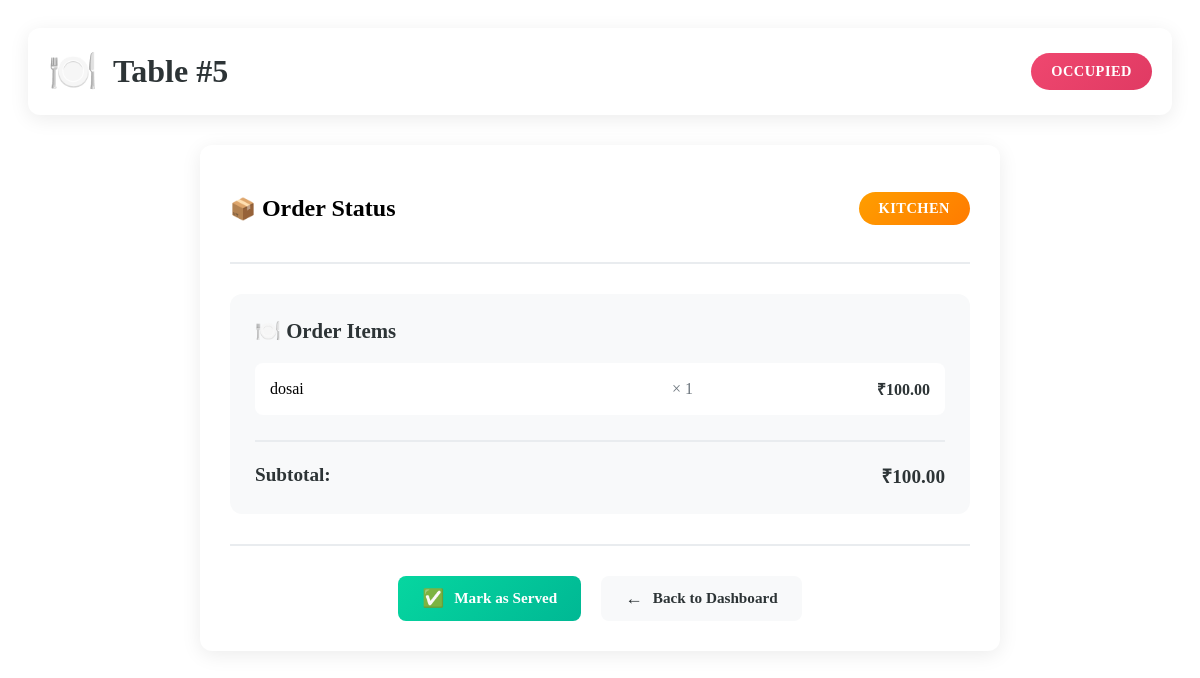
/table/5/ (signed in), run on the app's committed database.
### dining/models.py (models this page shows, shortened)
class Table(models.Model):
    STATUS = [
        ('available', 'Available'),
        ('occupied', 'Occupied'),
        ('bill_requested', 'Bill Requested'),
        ('closed', 'Closed'),
    ]
    table_number = models.IntegerField(unique=True)
    capacity = models.IntegerField()
    status = models.CharField(max_length=20, choices=STATUS, default='available')

class Order(models.Model):
    STATUS = [
        ('placed', 'Placed'),
        ('kitchen', 'In Kitchen'),
        ('served', 'Served'),
        ('completed', 'Completed'),
    ]
    table = models.ForeignKey(Table, on_delete=models.CASCADE)
    status = models.CharField(max_length=20, choices=STATUS, default='placed')
    created_by = models.ForeignKey(User, on_delete=models.SET_NULL, null=True)
    created_at = models.DateTimeField(auto_now_add=True)
    def order_total(self):
        return sum(item.total() for item in self.items.all())

class OrderItem(models.Model):
    order = models.ForeignKey(Order, related_name='items', on_delete=models.CASCADE)
    menu_item = models.ForeignKey(MenuItem, on_delete=models.CASCADE, null=True, blank=True)
    custom_name = models.CharField(max_length=100, blank=True, null=True)
    price = models.DecimalField(max_digits=8, decimal_places=2, default=0)
    quantity = models.IntegerField()
    def total(self):
        if self.menu_item:
            return self.menu_item.price * self.quantity
        else:
            return self.price * self.quantity

class MenuItem(models.Model):
    CATEGORY = [
        ('starter', 'Starter'),
        ('main', 'Main'),
        ('drink', 'Drink'),
        ('dessert', 'Dessert'),
    ]
    name = models.CharField(max_length=100)
    category = models.CharField(max_length=20, choices=CATEGORY)
    price = models.DecimalField(max_digits=8, decimal_places=2)
    is_available = models.BooleanField(default=True)

### dining/views.py (the view, shortened to what this page needs)
# urls.py: path('table/<int:table_id>/', table_detail),
@login_required
def table_detail(request, table_id):
    table = get_object_or_404(Table, id=table_id)
    menu = MenuItem.objects.filter(is_available=True)
    order = Order.objects.filter(table=table).last()
    return render(request, 'dining/table_detail.html', {
        'table': table,
        'menu': menu,
        'order': order
    })

### dining/templates/dining/table_detail.html (shortened to what this page needs)
<div class="table-management-container">
    <div class="table-header">
        <div class="table-number-display">
            <span class="table-icon">🍽️</span>
            <h1>Table #{{ table.table_number }}</h1>
        </div>
        <div class="table-status-badge {{ table.status }}">
            {{ table.get_status_display }}
        </div>
    </div>
    {% if table.status == 'available' %}
    <div class="order-placement-section">
        <form method="post" class="order-form">
            {% csrf_token %}
            <div class="menu-section">
                <div class="section-header">
                    <h2><span class="section-icon">📋</span> Menu Items</h2>
                    <p class="section-subtitle">Select items from our menu</p>
                </div>
                <div class="menu-items-grid">
                    {% for item in menu %}
                    <div class="menu-item-card">
                        <div class="menu-item-info">
                            <h3>{{ item.name }}</h3>
                            <p class="item-category">{{ item.category }}</p>
                            <p class="item-price">₹{{ item.price }}</p>
                        </div>
                        <div class="quantity-selector">
                            <button type="button" class="qty-btn minus" onclick="decrementQuantity(this)">−</button>
                            <input type="number" name="menu_{{ item.id }}" value="0" min="0" class="qty-input" readonly>
                            <button type="button" class="qty-btn plus" onclick="incrementQuantity(this)">+</button>
                        </div>
                    </div>
                    {% endfor %}
                </div>
            </div>
            <div class="custom-items-section">
                <div class="section-header">
                    <h2><span class="section-icon">✨</span> Custom Items</h2>
                    <p class="section-subtitle">Add items not on the menu</p>
                </div>
                <div id="custom-items-container">
                </div>
                <div class="add-custom-item-btn">
                    <button type="button" class="btn-secondary" onclick="addCustomItem()">
                        <span class="btn-icon">➕</span> Add Custom Item
                    </button>
                </div>
            </div>
            <div class="submit-section">
                <button type="submit" class="btn-primary btn-large">
                    <span class="btn-icon">📤</span> Place Order
                </button>
                <a href="/" class="btn-back">
                    <span class="btn-icon">←</span> Back to Dashboard
                </a>
            </div>
        </form>
    </div>
    {% else %}
    <div class="order-management-section">
        <div class="status-card">
            <div class="status-header">
                <h2><span class="section-icon">📦</span> Order Status</h2>
                <div class="status-indicator {{ order.status }}">
                    {{ order.status|title }}
                </div>
            </div>
            <div class="order-items-card">
                <h3><span class="section-icon">🍽️</span> Order Items</h3>
                <div class="order-items-list">
                    {% for i in order.items.all %}
                    <div class="order-item">
                        <div class="item-name">{{ i.menu_item.name }}</div>
                        <div class="item-quantity">× {{ i.quantity }}</div>
                        <div class="item-total">₹{{ i.total }}</div>
                    </div>
                    {% endfor %}
                </div>
                <div class="order-total">
                    <div class="total-label">Subtotal:</div>
                    <div class="total-amount">₹{{ order.order_total }}</div>
                </div>
            </div>
            <div class="action-buttons">
                {% if order.status == 'placed' %}
                <a href="/order/status/{{ order.id }}/kitchen/" class="btn-action btn-kitchen">
                    <span class="btn-icon">🍳</span> Send to Kitchen
                </a>
                {% elif order.status == 'kitchen' %}
                <a href="/order/status/{{ order.id }}/served/" class="btn-action btn-served">
                    <span class="btn-icon">✅</span> Mark as Served
                </a>
                {% elif order.status == 'served' %}
                <a href="/bill/generate/{{ order.id }}/" class="btn-action btn-bill">
                    <span class="btn-icon">🧾</span> Generate Bill
                </a>
                {% endif %}
                <a href="/" class="btn-back">
                    <span class="btn-icon">←</span> Back to Dashboard
                </a>
            </div>
        </div>
    </div>
    {% endif %}
</div>

### dining/templates/dining/table_detail.html (style rules this page uses)
.table-management-container { max-width: 1200px; margin: 0 auto; padding: 20px; }
.table-header { display: flex; justify-content: space-between; align-items: center; margin-bottom: 30px; padding: 20px; background: var(--card-bg); border-radius: var(--radius); box-shadow: var(--shadow); }
.table-number-display { display: flex; align-items: center; gap: 15px; }
.table-icon { font-size: 2.5rem; animation: pulse 2s infinite; }
.table-header h1 { margin: 0; color: var(--dark-color); font-size: 2rem; }
.table-status-badge { padding: 10px 20px; border-radius: 50px; color: white; font-weight: 600; font-size: 0.9rem; text-transform: uppercase; letter-spacing: 0.5px; }
.table-status-badge.occupied { background: linear-gradient(135deg, var(--danger-color), #e03a63); }
.section-icon { font-size: 1.3rem; }
.btn-primary, .btn-secondary, .btn-action, .btn-back { display: inline-flex; align-items: center; gap: 10px; padding: 12px 24px; border-radius: 8px; font-weight: 600; text-decoration: none; cursor: pointer; transition: var(--transition); border: none; font-size: 0.95rem; }
.btn-action { color: white; text-decoration: none; }
.btn-served { background: linear-gradient(135deg, var(--success-color), #00b894); }
.btn-back { background: var(--light-color); color: var(--dark-color); }
.btn-icon { font-size: 1.1rem; }
.order-management-section { max-width: 800px; margin: 0 auto; }
.status-card { background: var(--card-bg); border-radius: var(--radius); padding: 30px; box-shadow: var(--shadow); }
.status-header { display: flex; justify-content: space-between; align-items: center; margin-bottom: 30px; padding-bottom: 20px; border-bottom: 2px solid var(--border-color); }
.status-indicator { padding: 8px 20px; border-radius: 50px; color: white; font-weight: 600; text-transform: uppercase; letter-spacing: 0.5px; font-size: 0.9rem; }
.status-indicator.kitchen { background: linear-gradient(135deg, #ff9e00, #ff7b00); }
.order-items-card { background: var(--light-color); border-radius: var(--radius); padding: 25px; margin-bottom: 30px; }
.order-items-card h3 { margin: 0 0 20px 0; color: var(--dark-color); font-size: 1.3rem; }
.order-items-list { margin-bottom: 25px; }
.order-item { display: flex; justify-content: space-between; align-items: center; padding: 15px; margin-bottom: 10px; background: white; border-radius: 8px; transition: var(--transition); }
.item-name { flex: 2; font-weight: 500; }
.item-quantity { flex: 1; text-align: center; color: #6c757d; }
.item-total { flex: 1; text-align: right; font-weight: 600; color: var(--dark-color); }
.order-total { display: flex; justify-content: space-between; align-items: center; padding-top: 20px; border-top: 2px solid var(--border-color); font-size: 1.2rem; font-weight: 700; color: var(--dark-color); }
.action-buttons { display: flex; justify-content: center; gap: 20px; margin-top: 30px; padding-top: 30px; border-top: 2px solid var(--border-color); }

### data on the page
Table: table_number "5", status "OCCUPIED"
Order: status "KITCHEN", order_total "100.00"
OrderItem: menu_item.name "dosai", quantity "1", total "100.00"
